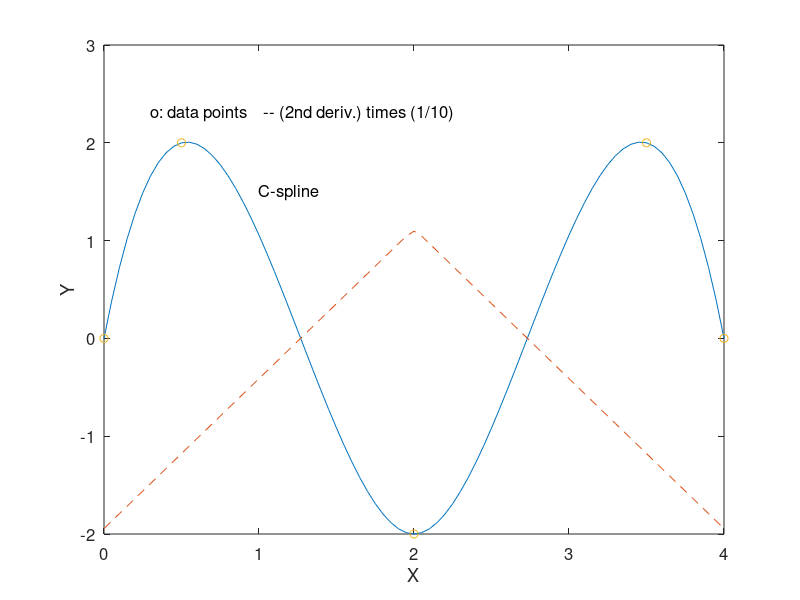

Recreate this plot in MATLAB.
% L9_1 same f9_3 
% Copyright S. Nakamura, 1995
set(gcf, 'NumberTitle','off','Name', 'Figure 9.3; List 9.1')

clear, clf
x=0:4;
x(2) = 0.5; x(4)=3.5;
y = [0 2 -2 2 0];
xp=0:0.05:4; % fine points for which spline
             % function is to be computed
h = xp(2)-xp(1);
yp = spline(x,y,xp);
n=length(xp);
for i=2:n-1
      ypd(i) = (yp(i-1) - 2*yp(i) + yp(i+1))/h^2;
end
ypd(1)=ypd(2)*2 - ypd(3);      %for graphics only
ypd(n)=ypd(n-1)*2 - ypd(n-2);  %for graphics only
plot(xp,yp,  xp,ypd/10, '--')
hold on
plot(x,y,'o')
xlabel('X')
ylabel('Y')
set(gca, 'FontSize',[12])
text(1,1.5,'C-spline','FontSize',[12])
text(0.3,2.3,'o: data points    -- (2nd deriv.) times (1/10)', ...
'FontSize',[12])
